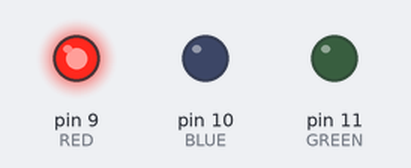
A sketch run on a simulated Arduino Uno, built with avr-gcc and run on an emulated ATmega328P. On the bench: output pins drawn as LEDs (lit = HIGH).

Above: at 0.5 s.
At 1.5 s:
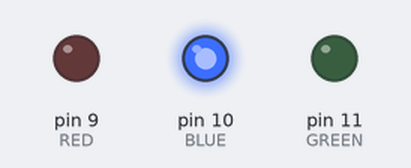
At 5.5 s:
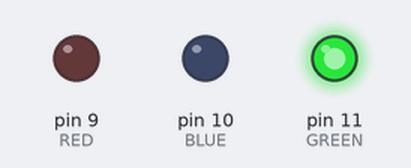
Timing chart, 0 to 6.9 s (numbered marks = the images above):
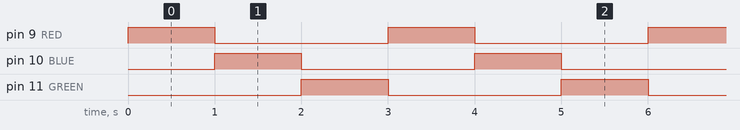

The sketch:

relay_module_pracitce2.ino
```cpp
 void setup() {
    pinMode(9,OUTPUT); //RED
    pinMode(10,OUTPUT); //BLUE
    pinMode(11,OUTPUT);  // GREEN

  }

  void loop() {
    digitalWrite(9,HIGH);
    digitalWrite(10,LOW);
    digitalWrite(11,LOW);
    delay(1000);
    digitalWrite(9,LOW);
    digitalWrite(10,HIGH);
    digitalWrite(11,LOW);
    delay(1000);
    digitalWrite(9,LOW);
    digitalWrite(10,LOW);
    digitalWrite(11,HIGH);
    delay(1000);
  }
```

Measured:
- by itself, pin 9 (RED), pin 10 (BLUE), pin 11 (GREEN): alternates HIGH for 1.0 s and LOW for 2.0 s
- by itself, everything shown: repeats every 3.0 s, in 3 steps
